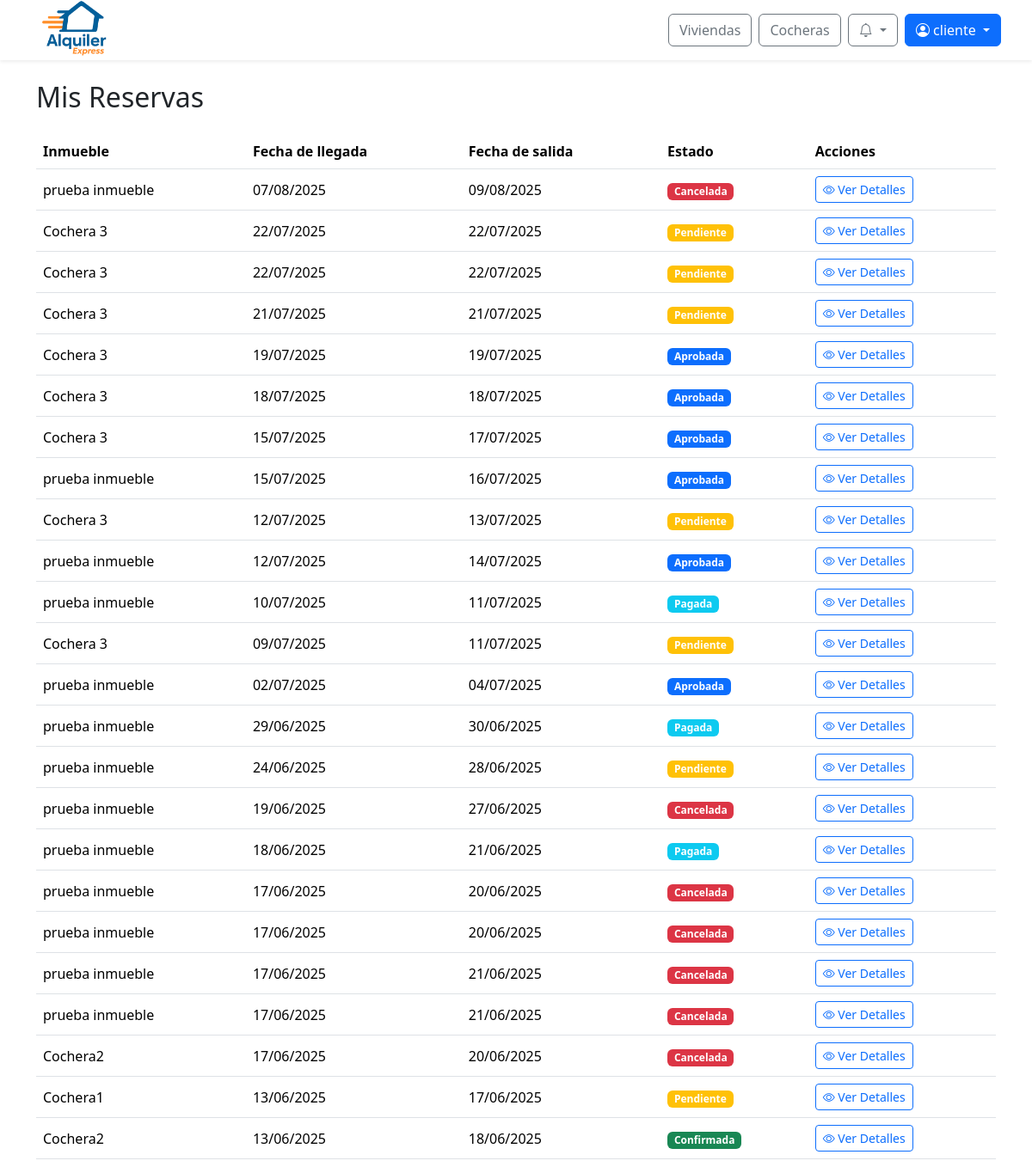
Before: /reservas/ (signed in) with the older database file.
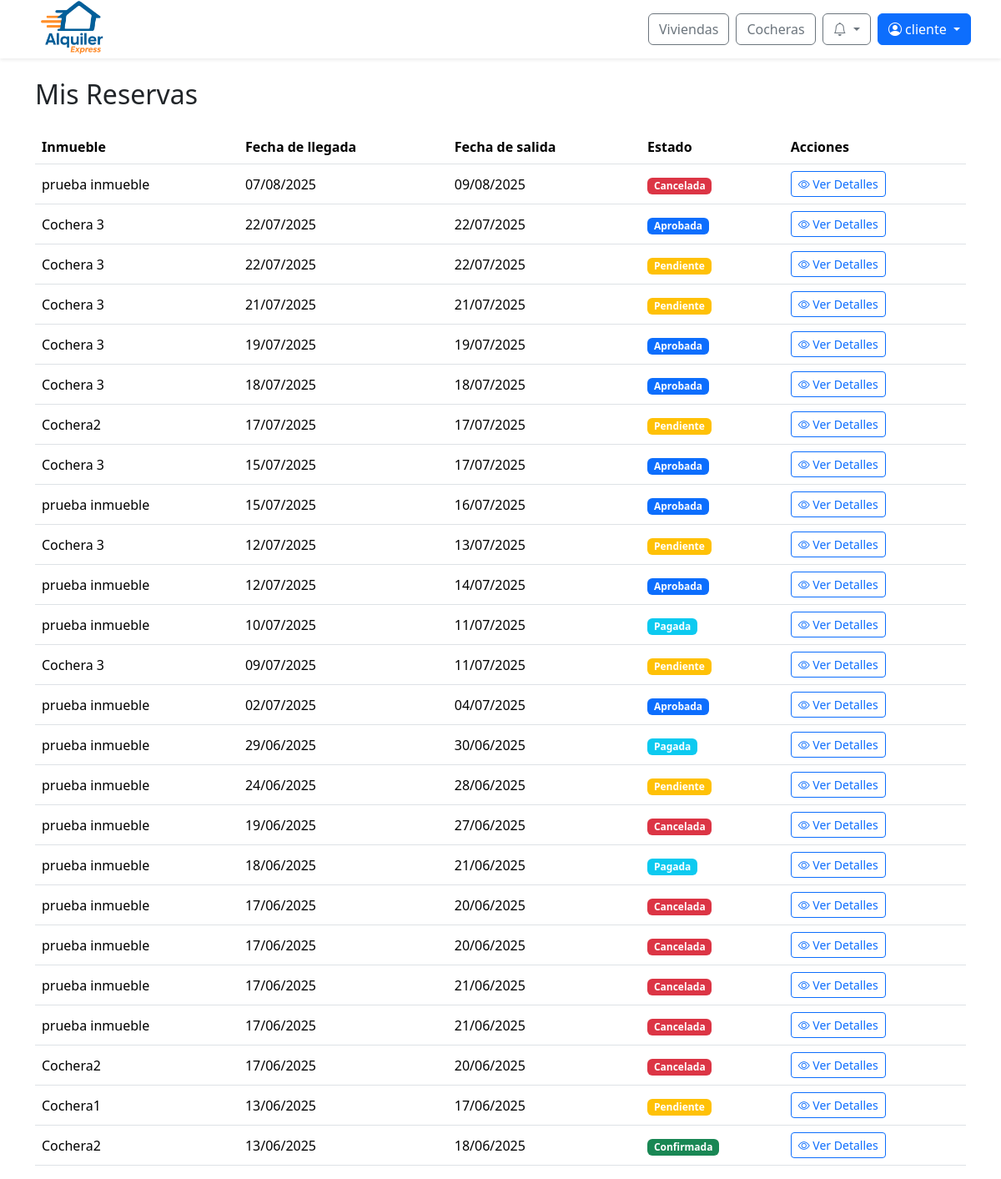
After: the same page with the newer database file.
### web/models.py (models this page shows, shortened)
class Reserva(models.Model):
    id_reserva = models.AutoField(primary_key=True)
    fecha_inicio = models.DateTimeField(default=timezone.now)
    fecha_fin = models.DateTimeField()
    precio_total = models.DecimalField(max_digits=10, decimal_places=2)
    estado = models.ForeignKey(Estado, on_delete=models.SET_NULL, null=True)  # Aquí está el estado FK
    inmueble = models.ForeignKey(Inmueble, null=True, blank=True, on_delete=models.SET_NULL)
    cochera = models.ForeignKey(Cochera, null=True, blank=True, on_delete=models.SET_NULL)
    descripcion = models.TextField()
    creada_en = models.DateTimeField(default=timezone.now)
    aprobada_en = models.DateTimeField(null=True, blank=True)
    cantidad_adultos = models.PositiveIntegerField(default=1, verbose_name="Cantidad de adultos")
    cantidad_ninos = models.PositiveIntegerField(default=0, verbose_name="Cantidad de niños")
    patente = models.CharField(max_length=20, null=True, blank=True, verbose_name="Patente del vehículo")

class Inmueble(models.Model):
    id_inmueble = models.AutoField(primary_key=True)
    nombre = models.CharField(max_length=100, unique=True)
    direccion = models.TextField()
    provincia = models.ForeignKey(Provincia, on_delete=models.SET_NULL, null=True)
    ciudad = models.ForeignKey(Ciudad, on_delete=models.SET_NULL, null=True)
    descripcion = models.TextField()
    cantidad_banios = models.IntegerField()
    cantidad_ambientes = models.IntegerField()
    cantidad_camas = models.IntegerField()
    cantidad_huespedes = models.IntegerField()
    precio_por_dia = models.DecimalField(max_digits=10, decimal_places=2)
    politica_cancelacion = models.TextField()
    fecha_publicacion = models.DateField()
    cochera = models.ForeignKey(Cochera, null=True, blank=True, on_delete=models.SET_NULL)
    estado = models.ForeignKey(Estado, on_delete=models.SET_NULL, null=True)
    empleado = models.ForeignKey(Perfil, null=True, blank=True, on_delete=models.SET_NULL)
    minimo_dias_alquiler = models.PositiveIntegerField(default=1, verbose_name="Mínimo de días de alquiler")
    def __str__(self):
        return self.nombre

class Estado(models.Model):
    id_estado = models.AutoField(primary_key=True)
    nombre = models.CharField(max_length=100)

class Cochera(models.Model):
    id_cochera = models.AutoField(primary_key=True)
    nombre = models.CharField(max_length=100, unique=True)
    alto = models.FloatField()
    ancho = models.FloatField()
    largo = models.FloatField()
    cantidad_vehiculos = models.IntegerField()
    con_techo = models.BooleanField()
    descripcion = models.TextField()
    direccion = models.TextField()
    provincia = models.ForeignKey(Provincia, on_delete=models.SET_NULL, null=True)
    ciudad = models.ForeignKey(Ciudad, on_delete=models.SET_NULL, null=True)
    precio_por_dia = models.DecimalField(max_digits=10, decimal_places=2)
    politica_cancelacion = models.TextField()
    fecha_publicacion = models.DateField()
    estado = models.ForeignKey(Estado, on_delete=models.SET_NULL, null=True)
    empleado = models.ForeignKey(Perfil, null=True, blank=True, on_delete=models.SET_NULL)
    minimo_dias_alquiler = models.PositiveIntegerField(default=1, verbose_name="Mínimo de días de alquiler")
    def __str__(self):
        return self.nombre

### web/views/viewsReservas.py (the view)
# urls.py: path('reservas/', viewsReservas.reservas_usuario, name='reservas_usuario'),
@login_required
def reservas_usuario(request):
    reservas = Reserva.objects.filter(clienteinmueble__cliente=request.user.perfil).distinct().order_by('-fecha_inicio')
    return render(request, 'reservas.html', {
        'reservas': reservas
    })

### web/authentication.py (called while the page is built)
    def get_user(self, user_id):
        try:
            return User.objects.get(pk=user_id)
        except User.DoesNotExist:
            return None

### web/context_processors.py (called while the page is built)
def notifications(request):
    if request.user.is_authenticated:
        try:
            return {
                'notificaciones': request.user.perfil.notificacion_set.order_by('-fecha_creacion')[:10],
                'notificaciones_no_leidas': request.user.perfil.notificacion_set.filter(leido=False).count()
            }
        except Exception:
            return {}
    return {}

def is_client_context(request):
    return {'is_client': is_client(request.user)}

### web/templatetags/user_groups.py (called while the page is built)
@register.filter(name='has_group')
def has_group(user, group_name):
    if not user.is_authenticated:
        return False
    return user.groups.filter(name=group_name).exists()

### web/utils.py (called while the page is built)
def is_client(user):
    return user.is_authenticated and user.groups.filter(name="cliente").exists()

### web/templates/reservas.html (shortened to what this page needs)
{% extends 'base/base.html' %}
{% load static %}
{% block content %}
<div class="container pt-4" style="margin-top: 70px;">
  <h2 class="mb-4">Mis Reservas</h2>
  {% if reservas %}
    <div class="table-responsive">
      <table class="table table-hover align-middle">
        <thead>
          <tr>
            <th>Inmueble</th>
            <th>Fecha de llegada</th>
            <th>Fecha de salida</th>
            <th>Estado</th>
            <th>Acciones</th>
          </tr>
        </thead>
        <tbody>
          {% for reserva in reservas %}
          <tr>
            <td>
              {% if reserva.inmueble %}
                {{ reserva.inmueble }}
              {% elif reserva.cochera %}
                {{ reserva.cochera }}
              {% else %}
                -
              {% endif %}
            </td>
            <td>{{ reserva.fecha_inicio|date:"d/m/Y" }}</td>
            <td>{{ reserva.fecha_fin|date:"d/m/Y" }}</td>
            <td>
              <span class="badge
                {% if reserva.estado.nombre == 'Confirmada' %}bg-success
                {% elif reserva.estado.nombre == 'Cancelada' %}bg-danger
                {% elif reserva.estado.nombre == 'Rechazada' %}bg-secondary
                {% elif reserva.estado.nombre == 'Pagada' %}bg-info
                {% elif reserva.estado.nombre == 'Aprobada' %}bg-primary
                {% elif reserva.estado.nombre == 'Pendiente' %}bg-warning
                {% elif reserva.estado.nombre == 'Finalizada' %}bg-dark
                {% else %}bg-warning{% endif %}">
                {{ reserva.estado.nombre }}
              </span>
            </td>
            <td>
              <a href="{% url 'ver_detalle_reserva' reserva.id_reserva %}" class="btn btn-outline-primary btn-sm">
                <i class="bi bi-eye"></i> Ver Detalles
              </a>
            </td>
          </tr>
          {% endfor %}
        </tbody>
      </table>
    </div>
  {% else %}
    <div class="alert alert-info">No tienes reservas registradas.</div>
  {% endif %}
</div>
{% endblock %}

### web/templates/base/base.html (shortened to what this page needs)
{% load static %}
{% load user_groups %}
<!DOCTYPE html>
<html lang="es">
<head>
  <link rel="stylesheet" href="{% static 'css/normalize.css' %}">
  <link href="https://cdn.jsdelivr.net/npm/bootstrap@5.3.3/dist/css/bootstrap.min.css" rel="stylesheet">
  <link href="https://cdn.jsdelivr.net/npm/bootstrap-icons@1.10.5/font/bootstrap-icons.css" rel="stylesheet">
  <link rel="stylesheet" href="https://cdn.jsdelivr.net/npm/sweetalert2@11/dist/sweetalert2.min.css">
  <link rel="stylesheet" href="{% static 'css/global.css' %}">
  <link rel="stylesheet" href="{% static 'css/notification.css' %}">
</head>
<body>
  <nav class="navbar navbar-expand-lg navbar-light bg-white fixed-top shadow-sm px-4">
    <div class="navbar__container container-fluid d-flex align-items-center justify-content-between">
      <div class="d-flex align-items-center me-3">
        <a href="{% url 'index' %}">
          <img src="{% static 'img/logo-alquiler-express-3.png' %}" alt="Logo Alquiler Express" class="navbar__icon">
        </a>
      </div>
      <div class="navbar__buttons d-flex align-items-center ms-3">
        <a href="{% url 'buscar_inmuebles' %}" class="btn btn-outline-secondary me-2">Viviendas</a>
        <a href="{% url 'buscar_cocheras' %}" class="btn btn-outline-secondary me-2">Cocheras</a>
        {% if user.is_authenticated %}
          <div class="dropdown me-2">
            <button class="btn btn-outline-secondary position-relative dropdown-toggle"
                    type="button"
                    id="notificacionesDropdown"
                    data-bs-toggle="dropdown"
                    aria-expanded="false"
                    onclick="marcarTodasLeidas('{% url 'marcar_todas_leidas' %}', '{{ csrf_token }}')">
              <i class="bi bi-bell"></i>
            </button>
          </div>
          <div class="dropdown">
            <button class="btn btn-primary dropdown-toggle" type="button" id="userOptionsDropdown" data-bs-toggle="dropdown" aria-expanded="false">
              <i class="bi bi-person-circle"></i> {{ user.first_name|default:user.username }}
            </button>
          </div>
        {% else %}
          <a href="{% url 'login' %}" class="btn btn-outline-secondary me-2">Iniciar sesión</a>
          <a href="{% url 'register' %}" class="btn btn-primary">Registrarse</a>
        {% endif %}
      </div>
    </div>
  </nav>
  {% block content %}{% endblock content %}
</body>
</html>

### web/static/css/global.css (style rules this page uses)
:root { --color-azul-alquiler: #005A87; --color-azul-hover: #004466; --color-azul-active: #003347; --color-azul-focus-shadow: rgba(0, 90, 135, 0.25); --color-naranja-alquiler: #F26A1B; --color-naranja-hover: #d85b17; --color-naranja-active: #b84e14; --color-naranja-focus-shadow: rgba(242, 106, 27, 0.25); }
.navbar { height: 70px; }
.navbar__container { height: 70px; }
.navbar__icon { height: 72px; }

Changed rows visible on the page:
changed Reserva (number 2 of 25 on the later page): estado_id 2 → 3 (drawn); estado.nombre "Pendiente" → "Aprobada"
added Reserva: cochera "Cochera2", fecha_inicio "17/07/2025", fecha_fin "17/07/2025", estado.nombre "Pendiente"
